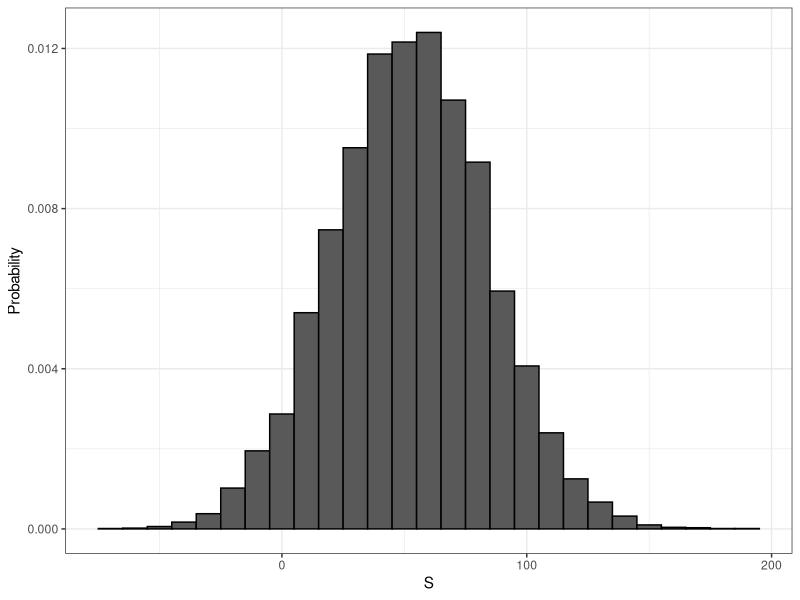
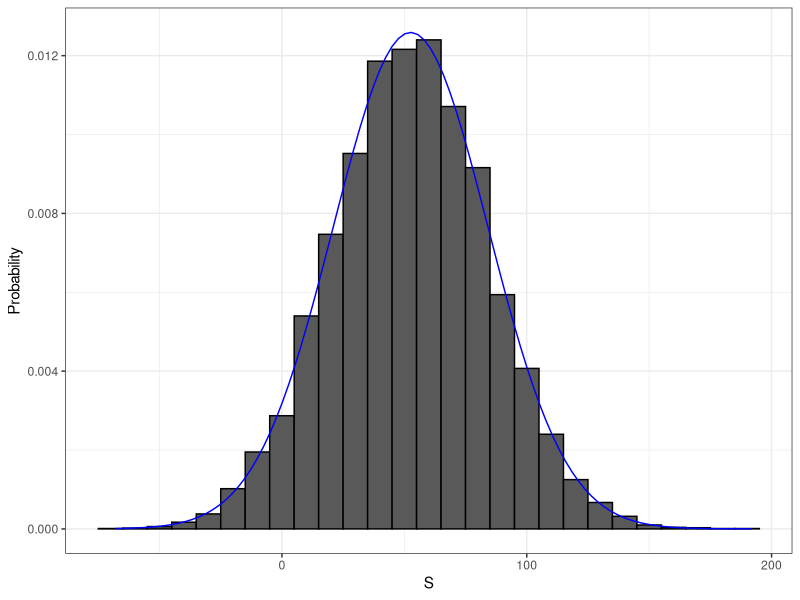

The R source for these figures, in order:
## ---- chunk 1
library(tidyverse)
dslabs::ds_theme_set()
set.seed(1)
## ---- chunk 2
beads <- rep( c("red", "blue"), times = c(2,3))
X <- ifelse(sample(beads, 1) == "blue", 1, 0)
## ---- chunk 3
ifelse(sample(beads, 1) == "blue", 1, 0)
ifelse(sample(beads, 1) == "blue", 1, 0)
ifelse(sample(beads, 1) == "blue", 1, 0)
## ---- chunk 4
color <- rep(c("Black","Red","Green"), c(18,18,2))
## ---- chunk 5
n <- 10000
X <- sample(ifelse( color=="Red", -1, 1),  n, replace = TRUE)
X[1:10]
## ---- chunk 6
X <- sample(c(-1,1), n, replace = TRUE, prob=c(9/19, 10/19))
## ---- chunk 7
X <- sample(c(-1,1), n, replace = TRUE, prob=c(9/19, 10/19))
S <- sum(X)
S
## ---- chunk 8
n <- 1000
B <- 10000
roulette_winnings <- function(n){
  X <- sample(c(-1,1), n, replace = TRUE, prob=c(9/19, 10/19))
  sum(X)
}
S <- replicate(B, roulette_winnings(n))
## ---- chunk 9
data.frame(S) %>% ggplot(aes(S, ..density..)) + geom_histogram(color = "black", binwidth = 10)  + ylab("Probability")
## ---- chunk 10
mean(S<0)
## ---- chunk 11
mean(S)
sd(S)
## ---- chunk 12
s <- seq(min(S), max(S), length = 100)
normal_density <- data.frame(s = s, f=dnorm(s, mean(S), sd(S)))
data.frame(S=S) %>% ggplot(aes(S, ..density..)) +
  geom_histogram(color = "black", binwidth = 10)  +
  ylab("Probability") + 
  geom_line(data = normal_density, mapping=aes(s,f), color="blue")
## ---- chunk 13
pbinom(n/2, size = n, prob = 9/19)
## ---- chunk 14
pbinom(n/2-1, size = n, prob = 9/19)
## ---- chunk 15
B <- 10^6
X <- sample(c(-1,1), B, replace = TRUE, prob=c(9/19, 10/19))
mean(X)
## ---- chunk 16
2 * sqrt(90)/19
## ---- chunk 17
n <- 1000
sqrt(n) * 2 * sqrt(90)/19
## ---- chunk 18
n * (20-18)/38 
sqrt(n) * 2 * sqrt(90)/19 
## ---- chunk 19
mean(S)
sd(S)
## ---- chunk 20
mu <- n * (20-18)/38
se <-  sqrt(n) * 2 * sqrt(90)/19 
pnorm(0, mu, se)
## ---- chunk 21
mean(S < 0)
## ---- chunk 22
library(dslabs)
x <- heights$height
m <- mean(x)
s <- sqrt(mean((x-m)^2))
## ---- chunk 23
identical(s,sd(x))
s-sd(x)
## ---- chunk 24
N <- length(x)
s-sd(x)*sqrt((N-1)/N)
## ---- chunk 25
    X <- sample(c(1,-1), 1, prob = c(9/19, 10/19))
